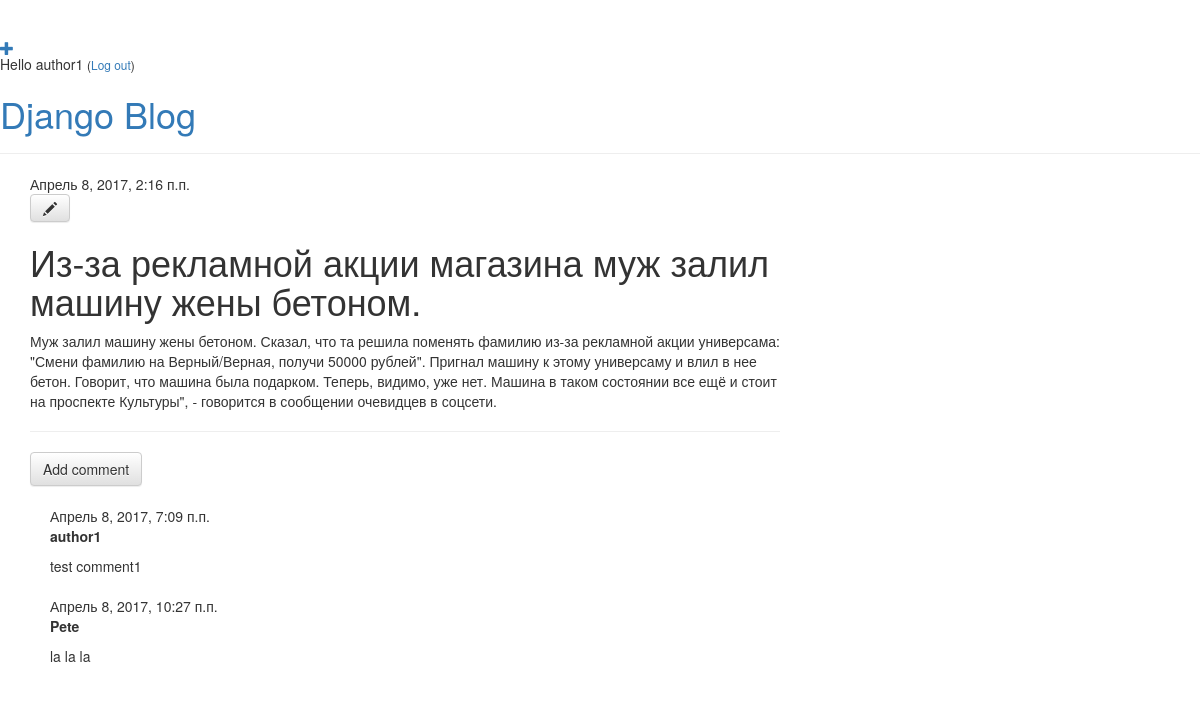
Page /post/1/ (signed in) on the committed database.
### blog/models.py (models this page shows, shortened)
class Post(models.Model):
    author = models.ForeignKey('auth.User')
    title = models.CharField(max_length=200)
    text = models.TextField()
    created_date = models.DateTimeField(
            default=timezone.now)
    published_date = models.DateTimeField(
            blank=True, null=True)

class Comment(models.Model):
    post = models.ForeignKey('blog.Post', related_name='comments')
    author = models.CharField(max_length=200)
    text = models.TextField()
    created_date = models.DateTimeField(default=timezone.now)
    approved_comment = models.BooleanField(default=False)

### blog/views.py (the view)
# urls.py: url(r'^post/(?P<pk>[0-9]+)/$', views.post_detail, name='post_detail'),
def post_detail(request, pk):
    post = get_object_or_404(Post, pk=pk)
    return render(request, 'blog/post_detail.html', {'post': post})

### blog/templates/blog/post_detail.html
{% extends 'blog/base.html' %}
    {% block content %}
        <div class="post">
            {% if post.published_date %}
                <div class="date">
                    {{ post.published_date }}
                </div>
            {% endif %}
        {% if user.is_authenticated %}
            <a class="btn btn-default" href="{% url 'post_edit' pk=post.pk %}"><span class="glyphicon glyphicon-pencil"></span></a>
        {% else %}
            <a href="{% url 'login' %}" class="top-menu"><span class="glyphicon glyphicon-lock"></span></a>
        {% endif %}
            <h1>{{ post.title }}</h1>
            <p>{{ post.text|linebreaksbr }}</p>
        </div>
        <hr>
        <a class="btn btn-default" href="{% url 'add_comment_to_post' pk=post.pk %}">Add comment</a>
        {% for comment in post.comments.all %}
            <div class="comment">
                <div class="date">{{ comment.created_date }}</div>
                <strong>{{ comment.author }}</strong>
                <p>{{ comment.text|linebreaks }}</p>
            </div>
        {% empty %}
            <p>No comments here yet :(</p>
        {% endfor %}
    {% endblock %}

### blog/templates/blog/base.html (shortened to what this page needs)
{% load staticfiles %}
    <html>
        <head>
             <link rel="stylesheet" href="//maxcdn.bootstrapcdn.com/bootstrap/3.2.0/css/bootstrap.min.css">
             <link rel="stylesheet" href="//maxcdn.bootstrapcdn.com/bootstrap/3.2.0/css/bootstrap-theme.min.css">
            <link rel="stylesheet" href="{% static 'css/blog.css' %}">
        </head>
        <body>
            <div class="page-header">
                {% if user.is_authenticated %}
                    <a href="{% url 'post_new' %}" class="top-menu"><span class="glyphicon glyphicon-plus"></span></a>
                    <p class="top-menu">Hello {{ user.username }} <small>(<a href="{% url 'logout' %}">Log out</a>)</small></p>
                {% else %}
                    <a href="{% url 'login' %}" class="top-menu"><span class="glyphicon glyphicon-lock"></span></a>
                {% endif %}
                <h1><a href="/">Django Blog</a></h1>
            </div>
            <div class="content container">
                <div class="row">
                    <div class="col-md-8">
                        {% block content %}
                        {% endblock %}
                    </div>
                </div>
            </div>
        </body>
    </html>

### blog/static/css/blog.css (style rules this page uses)
.comment { margin: 20px 0px 20px 20px; }

### rows in the picture
Post: published_date "Апрель 8, 2017, 2:16 п.п.", title "Из-за рекламной акции магазина муж залил машину жены бетоном.", text "Муж залил машину жены бетоном. Сказал, что та решила поменять фамилию из-за рекламной акции универсама: \"Смени фамилию на Верный/Верная, получи 50000 рублей\". Пригнал машину к этому универсаму и влил в нее бетон. Говорит, что машина была подарком. Теперь, видимо, уже нет. Машина в таком состоянии все ещё и стоит на проспекте Культуры\", - говорится в сообщении очевидцев в соцсети."
Comment: created_date "Апрель 8, 2017, 7:09 п.п.", author "author1", text "test comment1"
Comment: created_date "Апрель 8, 2017, 10:27 п.п.", author "Pete", text "la la la"

### other values in the picture
{{ user.username }} "author1"
